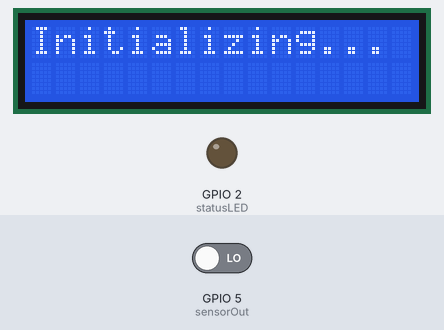
Bench run of a sketch on a simulated ESP32-S3. Shown: 16×2 character LCD, output pins drawn as LEDs (lit = HIGH). The inputs (shaded band) are chosen by the test bench; at power-on: GPIO 5 (sensorOut) LOW. Pins used as bus, display or sensor lines are not drawn; what the sketch prints to the serial monitor is not drawn.

Above: at 0.1 s.
At 12.3 s:
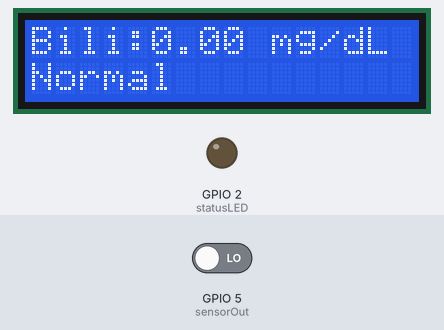

The sketch:

arduino_code.ino
```cpp
#include <LiquidCrystal.h>

/*
=====================================================
Project: Non-Invasive Neonatal Bilirubin Estimation
Platform: Arduino / ESP32
Sensor: Optical Reflectance (Blue Channel Analysis)

Note:
This is a prototype-level biomedical diagnostic system
using optical reflectance mapping for bilirubin estimation.
=====================================================
*/

// LCD configuration
LiquidCrystal lcd(14, 15, 16, 17, 18, 19);

// Sensor pins
#define S0 6
#define S1 7
#define S2 4
#define S3 3
#define sensorOut 5

#define statusLED 2

// Calibration constants (to be refined with clinical dataset)
#define FREQ_MIN 40
#define FREQ_MAX 120

// Global variable
float bilirubin_estimate = 0;

// ---------------- SENSOR READING ----------------
int readBlueFrequency() {
  long sum = 0;

  for (int i = 0; i < 10; i++) {
    digitalWrite(S2, LOW);
    digitalWrite(S3, HIGH);
    delay(20);
    sum += pulseIn(sensorOut, LOW);
  }

  return sum / 10;
}

// ---------------- CONVERSION MODEL ----------------
float convertToBilirubin(int freq) {
  float value = map(freq, FREQ_MIN, FREQ_MAX, 0, 300) / 100.0;

  if (value < 0) value = 0;
  if (value > 5) value = 5;

  return value;
}

// ---------------- DISPLAY FUNCTION ----------------
void displayData(float value) {
  lcd.setCursor(0, 0);
  lcd.print("Bili:");
  lcd.print(value);
  lcd.print(" mg/dL   ");

  lcd.setCursor(0, 1);

  if (value <= 1.2) {
    lcd.print("Normal        ");
    digitalWrite(statusLED, LOW);
  }
  else if (value <= 3.0) {
    lcd.print("Mild          ");
    digitalWrite(statusLED, HIGH);
  }
  else {
    lcd.print("High Risk     ");
    digitalWrite(statusLED, HIGH);
  }
}

// ---------------- SETUP ----------------
void setup() {

  pinMode(S0, OUTPUT);
  pinMode(S1, OUTPUT);
  pinMode(S2, OUTPUT);
  pinMode(S3, OUTPUT);
  pinMode(sensorOut, INPUT);
  pinMode(statusLED, OUTPUT);

  lcd.begin(16, 2);

  digitalWrite(S0, HIGH);
  digitalWrite(S1, LOW); // 20% scaling

  Serial.begin(9600);

  lcd.print("Initializing...");
  delay(2000);
  lcd.clear();
}

// ---------------- LOOP ----------------
void loop() {

  int blueFreq = readBlueFrequency();

  bilirubin_estimate = convertToBilirubin(blueFreq);

  Serial.print("Freq: ");
  Serial.print(blueFreq);
  Serial.print(" | Bili: ");
  Serial.println(bilirubin_estimate);

  displayData(bilirubin_estimate);

  delay(2000);
}
```
